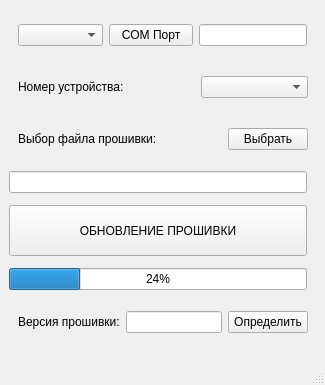
<?xml version="1.0" encoding="UTF-8"?>
<ui version="4.0">
 <class>MainWindow</class>
 <widget class="QMainWindow" name="MainWindow">
  <property name="geometry">
   <rect>
    <x>0</x>
    <y>0</y>
    <width>325</width>
    <height>385</height>
   </rect>
  </property>
  <property name="sizePolicy">
   <sizepolicy hsizetype="Fixed" vsizetype="Preferred">
    <horstretch>0</horstretch>
    <verstretch>0</verstretch>
   </sizepolicy>
  </property>
  <property name="minimumSize">
   <size>
    <width>325</width>
    <height>300</height>
   </size>
  </property>
  <property name="maximumSize">
   <size>
    <width>326</width>
    <height>400</height>
   </size>
  </property>
  <property name="windowTitle">
   <string>MainWindow</string>
  </property>
  <widget class="QWidget" name="centralwidget">
   <property name="sizePolicy">
    <sizepolicy hsizetype="Fixed" vsizetype="Fixed">
     <horstretch>0</horstretch>
     <verstretch>0</verstretch>
    </sizepolicy>
   </property>
   <layout class="QVBoxLayout" name="verticalLayout">
    <item>
     <widget class="QWidget" name="widget" native="true">
      <property name="sizePolicy">
       <sizepolicy hsizetype="Fixed" vsizetype="Fixed">
        <horstretch>0</horstretch>
        <verstretch>0</verstretch>
       </sizepolicy>
      </property>
      <property name="minimumSize">
       <size>
        <width>307</width>
        <height>0</height>
       </size>
      </property>
      <property name="maximumSize">
       <size>
        <width>307</width>
        <height>16777215</height>
       </size>
      </property>
      <layout class="QHBoxLayout" name="horizontalLayout">
       <item>
        <widget class="QComboBox" name="PortName"/>
       </item>
       <item>
        <widget class="QPushButton" name="OpenPort">
         <property name="text">
          <string>COM Порт</string>
         </property>
        </widget>
       </item>
       <item>
        <widget class="QLineEdit" name="PortState">
         <property name="sizePolicy">
          <sizepolicy hsizetype="Fixed" vsizetype="Fixed">
           <horstretch>0</horstretch>
           <verstretch>0</verstretch>
          </sizepolicy>
         </property>
        </widget>
       </item>
      </layout>
     </widget>
    </item>
    <item>
     <widget class="QWidget" name="" native="true">
      <property name="sizePolicy">
       <sizepolicy hsizetype="Fixed" vsizetype="Fixed">
        <horstretch>0</horstretch>
        <verstretch>0</verstretch>
       </sizepolicy>
      </property>
      <property name="minimumSize">
       <size>
        <width>308</width>
        <height>0</height>
       </size>
      </property>
      <property name="maximumSize">
       <size>
        <width>308</width>
        <height>16777215</height>
       </size>
      </property>
      <layout class="QHBoxLayout" name="horizontalLayout_2">
       <item>
        <widget class="QLabel" name="label">
         <property name="sizePolicy">
          <sizepolicy hsizetype="Preferred" vsizetype="Fixed">
           <horstretch>0</horstretch>
           <verstretch>0</verstretch>
          </sizepolicy>
         </property>
         <property name="text">
          <string>Номер устройства:</string>
         </property>
        </widget>
       </item>
       <item>
        <spacer name="horizontalSpacer">
         <property name="orientation">
          <enum>Qt::Horizontal</enum>
         </property>
         <property name="sizeHint" stdset="0">
          <size>
           <width>40</width>
           <height>20</height>
          </size>
         </property>
        </spacer>
       </item>
       <item>
        <widget class="QComboBox" name="dev_num">
         <property name="sizePolicy">
          <sizepolicy hsizetype="Fixed" vsizetype="Fixed">
           <horstretch>0</horstretch>
           <verstretch>0</verstretch>
          </sizepolicy>
         </property>
         <property name="minimumSize">
          <size>
           <width>107</width>
           <height>0</height>
          </size>
         </property>
         <property name="maximumSize">
          <size>
           <width>107</width>
           <height>16777215</height>
          </size>
         </property>
        </widget>
       </item>
      </layout>
     </widget>
    </item>
    <item>
     <widget class="QWidget" name="" native="true">
      <property name="sizePolicy">
       <sizepolicy hsizetype="Fixed" vsizetype="Fixed">
        <horstretch>0</horstretch>
        <verstretch>0</verstretch>
       </sizepolicy>
      </property>
      <property name="minimumSize">
       <size>
        <width>308</width>
        <height>0</height>
       </size>
      </property>
      <property name="maximumSize">
       <size>
        <width>308</width>
        <height>16777215</height>
       </size>
      </property>
      <layout class="QHBoxLayout" name="horizontalLayout_3">
       <item>
        <widget class="QLabel" name="label_2">
         <property name="text">
          <string>Выбор файла прошивки:</string>
         </property>
        </widget>
       </item>
       <item>
        <spacer name="horizontalSpacer_2">
         <property name="orientation">
          <enum>Qt::Horizontal</enum>
         </property>
         <property name="sizeHint" stdset="0">
          <size>
           <width>40</width>
           <height>20</height>
          </size>
         </property>
        </spacer>
       </item>
       <item>
        <widget class="QPushButton" name="open_bin_file">
         <property name="text">
          <string>Выбрать</string>
         </property>
        </widget>
       </item>
      </layout>
     </widget>
    </item>
    <item>
     <widget class="QLineEdit" name="filepath">
      <property name="minimumSize">
       <size>
        <width>298</width>
        <height>0</height>
       </size>
      </property>
      <property name="maximumSize">
       <size>
        <width>298</width>
        <height>16777215</height>
       </size>
      </property>
     </widget>
    </item>
    <item>
     <widget class="QPushButton" name="pushButton">
      <property name="sizePolicy">
       <sizepolicy hsizetype="Expanding" vsizetype="Fixed">
        <horstretch>0</horstretch>
        <verstretch>0</verstretch>
       </sizepolicy>
      </property>
      <property name="minimumSize">
       <size>
        <width>298</width>
        <height>51</height>
       </size>
      </property>
      <property name="maximumSize">
       <size>
        <width>298</width>
        <height>16777215</height>
       </size>
      </property>
      <property name="text">
       <string>ОБНОВЛЕНИЕ ПРОШИВКИ</string>
      </property>
     </widget>
    </item>
    <item>
     <widget class="QProgressBar" name="progressBar">
      <property name="minimumSize">
       <size>
        <width>298</width>
        <height>0</height>
       </size>
      </property>
      <property name="maximumSize">
       <size>
        <width>298</width>
        <height>16777215</height>
       </size>
      </property>
      <property name="value">
       <number>24</number>
      </property>
     </widget>
    </item>
    <item>
     <widget class="QWidget" name="" native="true">
      <property name="sizePolicy">
       <sizepolicy hsizetype="Fixed" vsizetype="Fixed">
        <horstretch>0</horstretch>
        <verstretch>0</verstretch>
       </sizepolicy>
      </property>
      <property name="minimumSize">
       <size>
        <width>308</width>
        <height>0</height>
       </size>
      </property>
      <property name="maximumSize">
       <size>
        <width>308</width>
        <height>16777215</height>
       </size>
      </property>
      <layout class="QHBoxLayout" name="horizontalLayout_4">
       <item>
        <widget class="QLabel" name="label_3">
         <property name="text">
          <string>Версия прошивки:</string>
         </property>
        </widget>
       </item>
       <item>
        <widget class="QLineEdit" name="version_bin"/>
       </item>
       <item>
        <widget class="QPushButton" name="get_version">
         <property name="text">
          <string>Определить</string>
         </property>
        </widget>
       </item>
      </layout>
     </widget>
    </item>
   </layout>
  </widget>
  <widget class="QMenuBar" name="menubar">
   <property name="geometry">
    <rect>
     <x>0</x>
     <y>0</y>
     <width>325</width>
     <height>21</height>
    </rect>
   </property>
  </widget>
  <widget class="QStatusBar" name="statusbar"/>
 </widget>
 <resources/>
 <connections/>
</ui>
